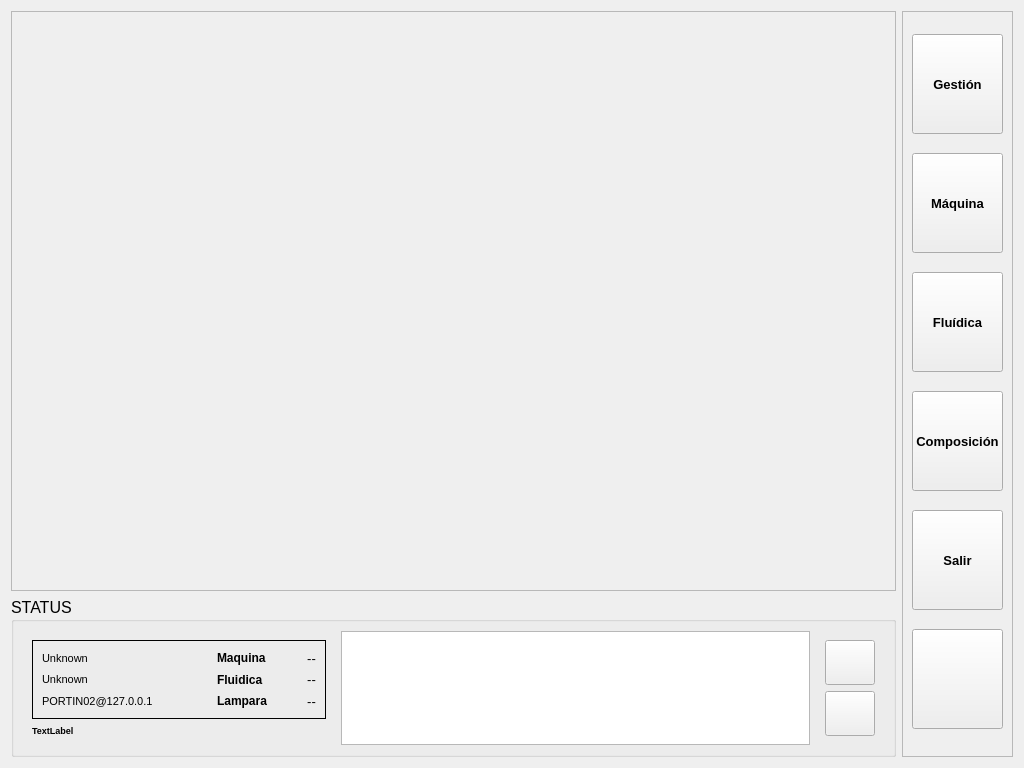
<?xml version="1.0" encoding="UTF-8"?>
<ui version="4.0">
 <class>PrincipalUI</class>
 <widget class="QWidget" name="PrincipalUI">
  <property name="geometry">
   <rect>
    <x>0</x>
    <y>0</y>
    <width>1024</width>
    <height>768</height>
   </rect>
  </property>
  <property name="sizePolicy">
   <sizepolicy hsizetype="Preferred" vsizetype="Preferred">
    <horstretch>0</horstretch>
    <verstretch>0</verstretch>
   </sizepolicy>
  </property>
  <property name="windowTitle">
   <string>IN2PS</string>
  </property>
  <property name="windowOpacity">
   <double>1.000000000000000</double>
  </property>
  <layout class="QGridLayout" name="gridLayout_8">
   <item row="0" column="0">
    <widget class="QFrame" name="frame_4">
     <property name="frameShape">
      <enum>QFrame::StyledPanel</enum>
     </property>
     <property name="frameShadow">
      <enum>QFrame::Raised</enum>
     </property>
     <layout class="QGridLayout" name="gridLayout_7">
      <item row="0" column="0">
       <widget class="QLabel" name="m_Imagen">
        <property name="text">
         <string/>
        </property>
        <property name="scaledContents">
         <bool>true</bool>
        </property>
       </widget>
      </item>
     </layout>
    </widget>
   </item>
   <item row="1" column="0">
    <widget class="QGroupBox" name="groupBox">
     <property name="sizePolicy">
      <sizepolicy hsizetype="Expanding" vsizetype="Fixed">
       <horstretch>12</horstretch>
       <verstretch>0</verstretch>
      </sizepolicy>
     </property>
     <property name="minimumSize">
      <size>
       <width>800</width>
       <height>160</height>
      </size>
     </property>
     <property name="maximumSize">
      <size>
       <width>16777215</width>
       <height>160</height>
      </size>
     </property>
     <property name="font">
      <font>
       <pointsize>12</pointsize>
      </font>
     </property>
     <property name="title">
      <string>STATUS</string>
     </property>
     <layout class="QGridLayout" name="gridLayout_6">
      <item row="0" column="0">
       <widget class="QFrame" name="frame_3">
        <property name="sizePolicy">
         <sizepolicy hsizetype="Preferred" vsizetype="Preferred">
          <horstretch>2</horstretch>
          <verstretch>0</verstretch>
         </sizepolicy>
        </property>
        <property name="frameShape">
         <enum>QFrame::NoFrame</enum>
        </property>
        <property name="frameShadow">
         <enum>QFrame::Plain</enum>
        </property>
        <layout class="QGridLayout" name="gridLayout_5">
         <item row="0" column="0">
          <layout class="QVBoxLayout" name="verticalLayout_5">
           <item>
            <widget class="QFrame" name="frame_2">
             <property name="sizePolicy">
              <sizepolicy hsizetype="Preferred" vsizetype="Preferred">
               <horstretch>1</horstretch>
               <verstretch>0</verstretch>
              </sizepolicy>
             </property>
             <property name="frameShape">
              <enum>QFrame::Panel</enum>
             </property>
             <property name="frameShadow">
              <enum>QFrame::Plain</enum>
             </property>
             <layout class="QGridLayout" name="gridLayout_3">
              <item row="0" column="0">
               <layout class="QGridLayout" name="gridLayout_2">
                <item row="0" column="0">
                 <widget class="QLabel" name="usuario_actual">
                  <property name="sizePolicy">
                   <sizepolicy hsizetype="Preferred" vsizetype="Preferred">
                    <horstretch>2</horstretch>
                    <verstretch>1</verstretch>
                   </sizepolicy>
                  </property>
                  <property name="minimumSize">
                   <size>
                    <width>0</width>
                    <height>0</height>
                   </size>
                  </property>
                  <property name="maximumSize">
                   <size>
                    <width>16777215</width>
                    <height>16777215</height>
                   </size>
                  </property>
                  <property name="font">
                   <font>
                    <pointsize>8</pointsize>
                   </font>
                  </property>
                  <property name="text">
                   <string>Unknown</string>
                  </property>
                 </widget>
                </item>
                <item row="0" column="1">
                 <widget class="QLabel" name="lblMaquina">
                  <property name="sizePolicy">
                   <sizepolicy hsizetype="Preferred" vsizetype="Preferred">
                    <horstretch>1</horstretch>
                    <verstretch>1</verstretch>
                   </sizepolicy>
                  </property>
                  <property name="minimumSize">
                   <size>
                    <width>0</width>
                    <height>0</height>
                   </size>
                  </property>
                  <property name="maximumSize">
                   <size>
                    <width>16777215</width>
                    <height>16777215</height>
                   </size>
                  </property>
                  <property name="font">
                   <font>
                    <pointsize>9</pointsize>
                    <weight>75</weight>
                    <bold>true</bold>
                   </font>
                  </property>
                  <property name="frameShape">
                   <enum>QFrame::NoFrame</enum>
                  </property>
                  <property name="text">
                   <string>Maquina</string>
                  </property>
                 </widget>
                </item>
                <item row="0" column="2">
                 <widget class="QLabel" name="led_EstadoMaquina">
                  <property name="sizePolicy">
                   <sizepolicy hsizetype="Preferred" vsizetype="Preferred">
                    <horstretch>0</horstretch>
                    <verstretch>1</verstretch>
                   </sizepolicy>
                  </property>
                  <property name="minimumSize">
                   <size>
                    <width>0</width>
                    <height>0</height>
                   </size>
                  </property>
                  <property name="maximumSize">
                   <size>
                    <width>16777215</width>
                    <height>16777215</height>
                   </size>
                  </property>
                  <property name="font">
                   <font>
                    <pointsize>10</pointsize>
                   </font>
                  </property>
                  <property name="frameShape">
                   <enum>QFrame::NoFrame</enum>
                  </property>
                  <property name="text">
                   <string>--</string>
                  </property>
                  <property name="alignment">
                   <set>Qt::AlignCenter</set>
                  </property>
                 </widget>
                </item>
                <item row="1" column="0">
                 <widget class="QLabel" name="m_User">
                  <property name="sizePolicy">
                   <sizepolicy hsizetype="Preferred" vsizetype="Preferred">
                    <horstretch>2</horstretch>
                    <verstretch>1</verstretch>
                   </sizepolicy>
                  </property>
                  <property name="maximumSize">
                   <size>
                    <width>16777215</width>
                    <height>16777215</height>
                   </size>
                  </property>
                  <property name="font">
                   <font>
                    <pointsize>8</pointsize>
                   </font>
                  </property>
                  <property name="text">
                   <string>Unknown</string>
                  </property>
                 </widget>
                </item>
                <item row="1" column="1">
                 <widget class="QLabel" name="lblFluid">
                  <property name="sizePolicy">
                   <sizepolicy hsizetype="Preferred" vsizetype="Preferred">
                    <horstretch>1</horstretch>
                    <verstretch>1</verstretch>
                   </sizepolicy>
                  </property>
                  <property name="minimumSize">
                   <size>
                    <width>0</width>
                    <height>0</height>
                   </size>
                  </property>
                  <property name="maximumSize">
                   <size>
                    <width>16777215</width>
                    <height>16777215</height>
                   </size>
                  </property>
                  <property name="font">
                   <font>
                    <pointsize>9</pointsize>
                    <weight>75</weight>
                    <bold>true</bold>
                   </font>
                  </property>
                  <property name="frameShape">
                   <enum>QFrame::NoFrame</enum>
                  </property>
                  <property name="text">
                   <string>Fluidica</string>
                  </property>
                 </widget>
                </item>
                <item row="1" column="2">
                 <widget class="QLabel" name="led_EstadoTemperatura">
                  <property name="sizePolicy">
                   <sizepolicy hsizetype="Preferred" vsizetype="Preferred">
                    <horstretch>0</horstretch>
                    <verstretch>1</verstretch>
                   </sizepolicy>
                  </property>
                  <property name="minimumSize">
                   <size>
                    <width>0</width>
                    <height>0</height>
                   </size>
                  </property>
                  <property name="maximumSize">
                   <size>
                    <width>16777215</width>
                    <height>16777215</height>
                   </size>
                  </property>
                  <property name="font">
                   <font>
                    <pointsize>10</pointsize>
                   </font>
                  </property>
                  <property name="frameShape">
                   <enum>QFrame::NoFrame</enum>
                  </property>
                  <property name="text">
                   <string>--</string>
                  </property>
                  <property name="alignment">
                   <set>Qt::AlignCenter</set>
                  </property>
                 </widget>
                </item>
                <item row="2" column="0">
                 <widget class="QLabel" name="m_ip">
                  <property name="sizePolicy">
                   <sizepolicy hsizetype="Preferred" vsizetype="Preferred">
                    <horstretch>2</horstretch>
                    <verstretch>0</verstretch>
                   </sizepolicy>
                  </property>
                  <property name="font">
                   <font>
                    <pointsize>8</pointsize>
                   </font>
                  </property>
                  <property name="text">
                   <string>PORTIN02@127.0.0.1</string>
                  </property>
                 </widget>
                </item>
                <item row="2" column="1">
                 <widget class="QLabel" name="lblLamp">
                  <property name="sizePolicy">
                   <sizepolicy hsizetype="Preferred" vsizetype="Preferred">
                    <horstretch>1</horstretch>
                    <verstretch>1</verstretch>
                   </sizepolicy>
                  </property>
                  <property name="minimumSize">
                   <size>
                    <width>0</width>
                    <height>0</height>
                   </size>
                  </property>
                  <property name="maximumSize">
                   <size>
                    <width>16777215</width>
                    <height>16777215</height>
                   </size>
                  </property>
                  <property name="font">
                   <font>
                    <pointsize>9</pointsize>
                    <weight>75</weight>
                    <bold>true</bold>
                   </font>
                  </property>
                  <property name="frameShape">
                   <enum>QFrame::NoFrame</enum>
                  </property>
                  <property name="text">
                   <string>Lampara</string>
                  </property>
                 </widget>
                </item>
                <item row="2" column="2">
                 <widget class="QLabel" name="led_EstadoLampara">
                  <property name="sizePolicy">
                   <sizepolicy hsizetype="Preferred" vsizetype="Preferred">
                    <horstretch>0</horstretch>
                    <verstretch>1</verstretch>
                   </sizepolicy>
                  </property>
                  <property name="minimumSize">
                   <size>
                    <width>0</width>
                    <height>0</height>
                   </size>
                  </property>
                  <property name="maximumSize">
                   <size>
                    <width>16777215</width>
                    <height>16777215</height>
                   </size>
                  </property>
                  <property name="font">
                   <font>
                    <pointsize>10</pointsize>
                   </font>
                  </property>
                  <property name="frameShape">
                   <enum>QFrame::NoFrame</enum>
                  </property>
                  <property name="text">
                   <string>--</string>
                  </property>
                  <property name="alignment">
                   <set>Qt::AlignCenter</set>
                  </property>
                 </widget>
                </item>
               </layout>
              </item>
             </layout>
             <zorder></zorder>
            </widget>
           </item>
           <item>
            <widget class="QLabel" name="fecha">
             <property name="sizePolicy">
              <sizepolicy hsizetype="Preferred" vsizetype="Preferred">
               <horstretch>0</horstretch>
               <verstretch>0</verstretch>
              </sizepolicy>
             </property>
             <property name="font">
              <font>
               <pointsize>7</pointsize>
               <weight>75</weight>
               <bold>true</bold>
              </font>
             </property>
             <property name="frameShape">
              <enum>QFrame::NoFrame</enum>
             </property>
             <property name="text">
              <string>TextLabel</string>
             </property>
             <property name="alignment">
              <set>Qt::AlignLeading|Qt::AlignLeft|Qt::AlignVCenter</set>
             </property>
            </widget>
           </item>
          </layout>
         </item>
        </layout>
       </widget>
      </item>
      <item row="0" column="1">
       <widget class="QTextEdit" name="m_Info">
        <property name="sizePolicy">
         <sizepolicy hsizetype="Expanding" vsizetype="Expanding">
          <horstretch>3</horstretch>
          <verstretch>0</verstretch>
         </sizepolicy>
        </property>
        <property name="font">
         <font>
          <pointsize>7</pointsize>
         </font>
        </property>
        <property name="readOnly">
         <bool>true</bool>
        </property>
       </widget>
      </item>
      <item row="0" column="2">
       <widget class="QFrame" name="frame">
        <property name="frameShape">
         <enum>QFrame::Box</enum>
        </property>
        <property name="frameShadow">
         <enum>QFrame::Plain</enum>
        </property>
        <property name="lineWidth">
         <number>0</number>
        </property>
        <layout class="QGridLayout" name="gridLayout_4">
         <item row="0" column="0">
          <widget class="QPushButton" name="m_MostrarAyuda">
           <property name="sizePolicy">
            <sizepolicy hsizetype="Preferred" vsizetype="Preferred">
             <horstretch>1</horstretch>
             <verstretch>1</verstretch>
            </sizepolicy>
           </property>
           <property name="minimumSize">
            <size>
             <width>50</width>
             <height>40</height>
            </size>
           </property>
           <property name="maximumSize">
            <size>
             <width>50</width>
             <height>50</height>
            </size>
           </property>
           <property name="text">
            <string/>
           </property>
           <property name="icon">
            <iconset resource="../../Xaar/InkjetModule/InkjetModule/shared.qrc">
             <normaloff>:/res/images/contacto.png</normaloff>:/res/images/contacto.png</iconset>
           </property>
           <property name="iconSize">
            <size>
             <width>24</width>
             <height>24</height>
            </size>
           </property>
          </widget>
         </item>
         <item row="1" column="0">
          <widget class="QPushButton" name="m_ButtonShowLog">
           <property name="sizePolicy">
            <sizepolicy hsizetype="Preferred" vsizetype="Preferred">
             <horstretch>1</horstretch>
             <verstretch>1</verstretch>
            </sizepolicy>
           </property>
           <property name="minimumSize">
            <size>
             <width>50</width>
             <height>40</height>
            </size>
           </property>
           <property name="maximumSize">
            <size>
             <width>50</width>
             <height>50</height>
            </size>
           </property>
           <property name="text">
            <string/>
           </property>
           <property name="icon">
            <iconset resource="../../Xaar/InkjetModule/InkjetModule/shared.qrc">
             <normaloff>:/res/images/agent.png</normaloff>:/res/images/agent.png</iconset>
           </property>
           <property name="iconSize">
            <size>
             <width>24</width>
             <height>24</height>
            </size>
           </property>
          </widget>
         </item>
        </layout>
       </widget>
      </item>
     </layout>
    </widget>
   </item>
   <item row="0" column="1" rowspan="2">
    <widget class="QFrame" name="frame_5">
     <property name="sizePolicy">
      <sizepolicy hsizetype="Fixed" vsizetype="Preferred">
       <horstretch>0</horstretch>
       <verstretch>0</verstretch>
      </sizepolicy>
     </property>
     <property name="maximumSize">
      <size>
       <width>200</width>
       <height>16777215</height>
      </size>
     </property>
     <property name="frameShape">
      <enum>QFrame::StyledPanel</enum>
     </property>
     <property name="frameShadow">
      <enum>QFrame::Raised</enum>
     </property>
     <layout class="QGridLayout" name="gridLayout">
      <item row="0" column="0">
       <widget class="QPushButton" name="GestionButton">
        <property name="sizePolicy">
         <sizepolicy hsizetype="Fixed" vsizetype="Ignored">
          <horstretch>0</horstretch>
          <verstretch>0</verstretch>
         </sizepolicy>
        </property>
        <property name="maximumSize">
         <size>
          <width>200</width>
          <height>100</height>
         </size>
        </property>
        <property name="font">
         <font>
          <pointsize>10</pointsize>
          <weight>75</weight>
          <bold>true</bold>
         </font>
        </property>
        <property name="toolTip">
         <string>Eventos y usuarios</string>
        </property>
        <property name="whatsThis">
         <string/>
        </property>
        <property name="accessibleDescription">
         <string/>
        </property>
        <property name="text">
         <string>Gestión</string>
        </property>
        <property name="icon">
         <iconset resource="../../Xaar/InkjetModule/InkjetModule/shared.qrc">
          <normaloff>:/res/images/Configuracion.png</normaloff>:/res/images/Configuracion.png</iconset>
        </property>
        <property name="iconSize">
         <size>
          <width>50</width>
          <height>50</height>
         </size>
        </property>
       </widget>
      </item>
      <item row="1" column="0">
       <widget class="QPushButton" name="MachineButton">
        <property name="sizePolicy">
         <sizepolicy hsizetype="Fixed" vsizetype="Ignored">
          <horstretch>0</horstretch>
          <verstretch>0</verstretch>
         </sizepolicy>
        </property>
        <property name="maximumSize">
         <size>
          <width>200</width>
          <height>100</height>
         </size>
        </property>
        <property name="font">
         <font>
          <pointsize>10</pointsize>
          <weight>75</weight>
          <bold>true</bold>
         </font>
        </property>
        <property name="toolTip">
         <string>Impresión</string>
        </property>
        <property name="text">
         <string>Máquina</string>
        </property>
        <property name="icon">
         <iconset resource="../../Xaar/InkjetModule/InkjetModule/shared.qrc">
          <normaloff>:/res/images/run.png</normaloff>:/res/images/run.png</iconset>
        </property>
        <property name="iconSize">
         <size>
          <width>50</width>
          <height>50</height>
         </size>
        </property>
       </widget>
      </item>
      <item row="2" column="0">
       <widget class="QPushButton" name="FluidicaButton">
        <property name="sizePolicy">
         <sizepolicy hsizetype="Fixed" vsizetype="Ignored">
          <horstretch>0</horstretch>
          <verstretch>0</verstretch>
         </sizepolicy>
        </property>
        <property name="maximumSize">
         <size>
          <width>200</width>
          <height>100</height>
         </size>
        </property>
        <property name="font">
         <font>
          <pointsize>10</pointsize>
          <weight>75</weight>
          <bold>true</bold>
         </font>
        </property>
        <property name="toolTip">
         <string>Control de fluidica</string>
        </property>
        <property name="text">
         <string>Fluídica</string>
        </property>
        <property name="icon">
         <iconset resource="../../Xaar/InkjetModule/InkjetModule/shared.qrc">
          <normaloff>:/res/images/ksplash.png</normaloff>:/res/images/ksplash.png</iconset>
        </property>
        <property name="iconSize">
         <size>
          <width>50</width>
          <height>50</height>
         </size>
        </property>
       </widget>
      </item>
      <item row="3" column="0">
       <widget class="QPushButton" name="DbComposicionButton">
        <property name="sizePolicy">
         <sizepolicy hsizetype="Fixed" vsizetype="Ignored">
          <horstretch>0</horstretch>
          <verstretch>0</verstretch>
         </sizepolicy>
        </property>
        <property name="maximumSize">
         <size>
          <width>200</width>
          <height>100</height>
         </size>
        </property>
        <property name="font">
         <font>
          <pointsize>10</pointsize>
          <weight>75</weight>
          <bold>true</bold>
         </font>
        </property>
        <property name="toolTip">
         <string>Genera y administra composiciones</string>
        </property>
        <property name="text">
         <string>Composición</string>
        </property>
        <property name="icon">
         <iconset resource="../../Xaar/InkjetModule/InkjetModule/shared.qrc">
          <normaloff>:/res/images/ksirtet.png</normaloff>:/res/images/ksirtet.png</iconset>
        </property>
        <property name="iconSize">
         <size>
          <width>50</width>
          <height>50</height>
         </size>
        </property>
       </widget>
      </item>
      <item row="4" column="0">
       <widget class="QPushButton" name="ExitButton">
        <property name="sizePolicy">
         <sizepolicy hsizetype="Fixed" vsizetype="Ignored">
          <horstretch>0</horstretch>
          <verstretch>0</verstretch>
         </sizepolicy>
        </property>
        <property name="maximumSize">
         <size>
          <width>200</width>
          <height>100</height>
         </size>
        </property>
        <property name="font">
         <font>
          <pointsize>10</pointsize>
          <weight>75</weight>
          <bold>true</bold>
         </font>
        </property>
        <property name="toolTip">
         <string>Exit</string>
        </property>
        <property name="text">
         <string>Salir</string>
        </property>
        <property name="icon">
         <iconset resource="../../Xaar/InkjetModule/InkjetModule/shared.qrc">
          <normaloff>:/res/images/exit.png</normaloff>:/res/images/exit.png</iconset>
        </property>
        <property name="iconSize">
         <size>
          <width>50</width>
          <height>60</height>
         </size>
        </property>
       </widget>
      </item>
      <item row="5" column="0">
       <widget class="QPushButton" name="m_pbApagarSistema">
        <property name="sizePolicy">
         <sizepolicy hsizetype="Fixed" vsizetype="Ignored">
          <horstretch>0</horstretch>
          <verstretch>0</verstretch>
         </sizepolicy>
        </property>
        <property name="maximumSize">
         <size>
          <width>200</width>
          <height>100</height>
         </size>
        </property>
        <property name="font">
         <font>
          <pointsize>10</pointsize>
          <weight>75</weight>
          <bold>true</bold>
         </font>
        </property>
        <property name="toolTip">
         <string>Exit</string>
        </property>
        <property name="text">
         <string/>
        </property>
        <property name="icon">
         <iconset resource="../../Xaar/InkjetModule/InkjetModule/shared.qrc">
          <normaloff>:/res/images/simple1.png</normaloff>:/res/images/simple1.png</iconset>
        </property>
        <property name="iconSize">
         <size>
          <width>50</width>
          <height>60</height>
         </size>
        </property>
       </widget>
      </item>
     </layout>
    </widget>
   </item>
  </layout>
 </widget>
 <tabstops>
  <tabstop>m_ButtonShowLog</tabstop>
 </tabstops>
 <resources>
  <include location="../../Xaar/InkjetModule/InkjetModule/shared.qrc"/>
 </resources>
 <connections/>
</ui>
